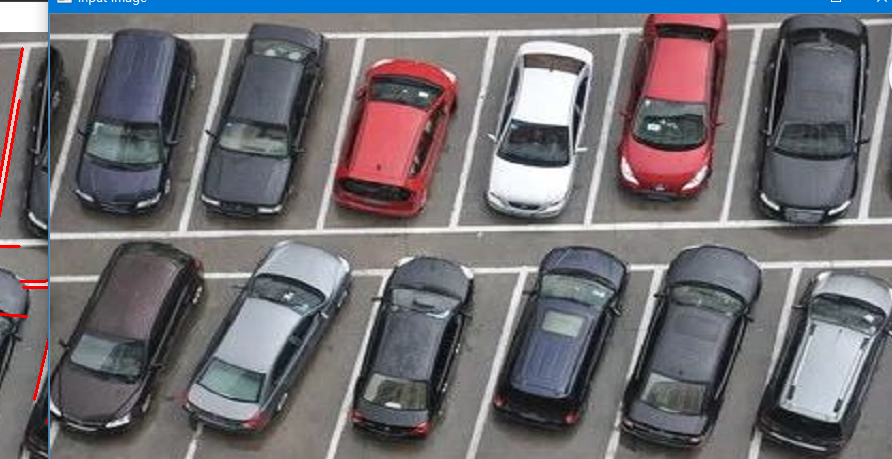
#> input picture Graph-Algorithm/HoughLine/cars.png, 892 x 459 px
$ python hough_line.py
#> lines starting #> are read from the running program, lines starting #| are printed output that depends on the picture
import matplotlib.pyplot as plt
import skimage.io
import skimage.color
import skimage.morphology
import skimage.transform
import skimage.feature
import copy

original_img = skimage.io.imread("cars.png")
#> original_img is the input picture: shape (459, 892, 4); mean R, G, B, A 112.3, 110.3, 115, 255
img = copy.deepcopy(original_img)
h, w, _ = img.shape
#> h = 459; w = 892
for i in range(h):
    for j in range(w):
        r, g, b, a = img[i, j]
        if r < 180 or g < 180 or b < 180:
            img[i, j] = [0, 0, 0, 255]
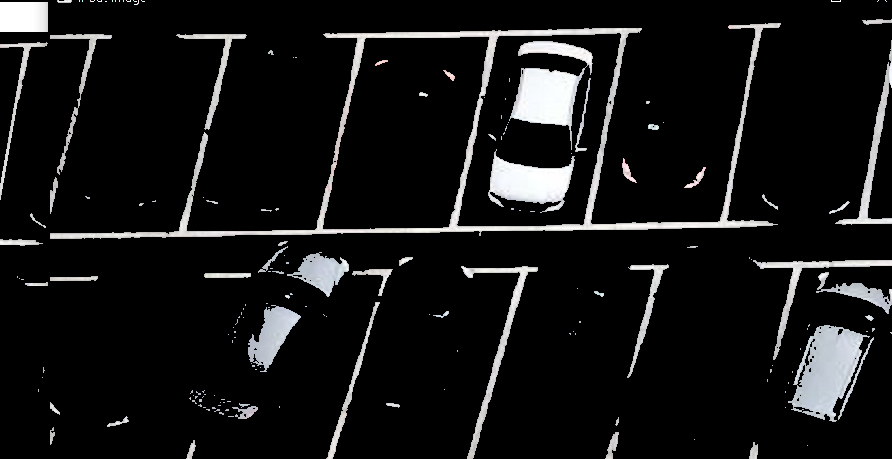
#> img: shape (459, 892, 4); mean R, G, B, A 21.4, 21.5, 21.7, 255
img = skimage.color.rgb2gray(skimage.color.rgba2rgb(img))
#> img: shape (459, 892) float64
img = skimage.morphology.dilation(img)
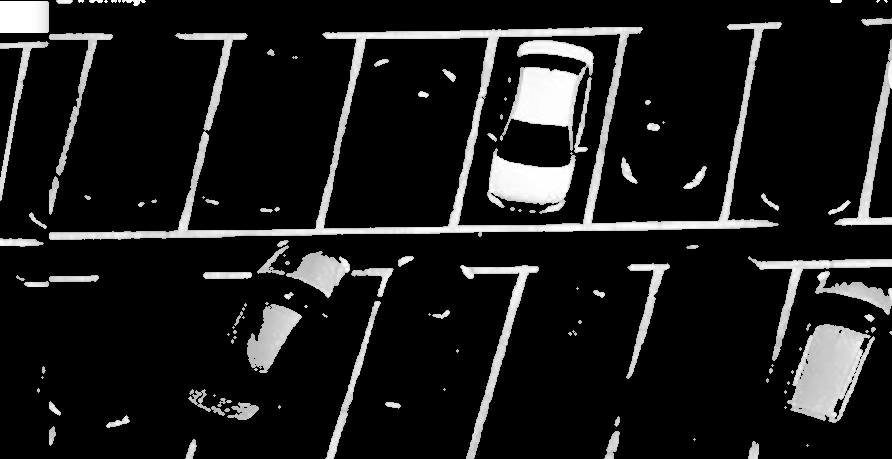
#> img: shape (459, 892) float64; min 0, max 1, mean 0.111
img = skimage.feature.canny(img)
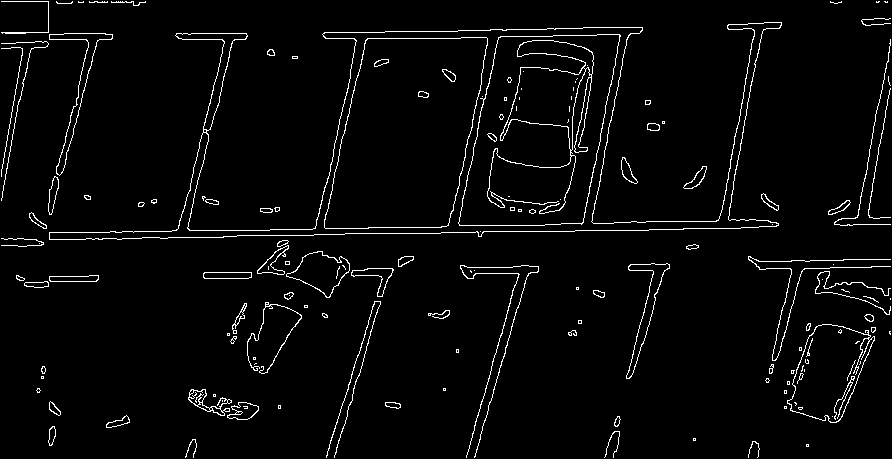
#> img: shape (459, 892) bool; 3.3% white in thin lines or dots
lines = skimage.transform.probabilistic_hough_line(img)
#> lines = 126 items
for line in lines:
    p0, p1 = line
    plt.plot((p0[0], p1[0]), (p0[1], p1[1]), color='red')
#> this loop made 126 passes
#> (p0, p1) on passes 1 to 12: ((223, 236), (292, 235)), ((547, 28), (640, 27)), ((475, 456), (530, 266)), ((201, 230), (257, 230)), ((574, 231), (476, 231)), ((614, 222), (699, 221)), ((474, 457), (517, 307)), ((463, 274), (530, 273)), ((460, 38), (367, 38)), ((368, 228), (315, 227)), ((338, 156), (356, 78)), ((732, 154), (756, 23))
plt.imshow(original_img)
plt.show()
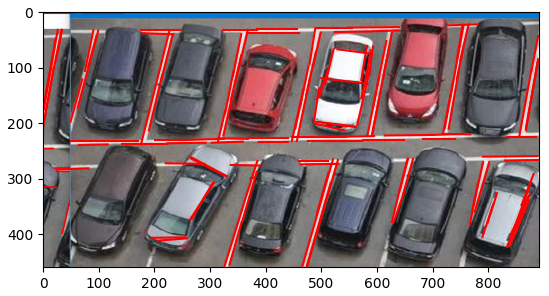
#> figure drawn by matplotlib, 1 panel
